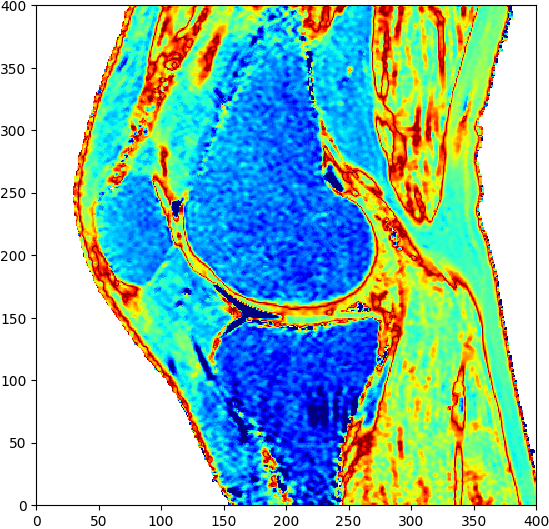

Write the Python code that produced this figure.
import numpy as np
from scipy.signal import medfilt2d
import pydicom
import os
import matplotlib.pyplot as plt
import matplotlib as matplot
import math
import time
from mpl_toolkits.axes_grid1 import Divider, Size
from mpl_toolkits.axes_grid1.mpl_axes import Axes
from matplotlib.colors import ListedColormap

jet = matplot.cm.get_cmap(name='jet')
jet_arr = jet(np.linspace(0, 1, 128))
jet_reverse = matplot.cm.get_cmap(name='jet_r')
jet_reverse_arr = jet_reverse(np.linspace(0, 1, 128))
jet_combined_arr = np.concatenate((jet_arr,jet_reverse_arr))
jet_combined = ListedColormap(jet_combined_arr)

tic = time.perf_counter()
pmFilelist=[]
TE=[]
imageFolder = "C:\\Users\\Feirron\\Downloads\\MAPAS\\Mapas T2 - Melhorias\\Processamento normal\\"
files = os.listdir(imageFolder)
files = [imageFolder + f for f in files]

for f in files:
    ds =pydicom.dcmread(f)
    pmFilelist.append(ds.pixel_array)
    TE.append(ds.EchoTime/1000)   

image = []
image_mean = []
ndados = len(pmFilelist)

for echo in pmFilelist:
    image_mean.append(medfilt2d(
        np.array(echo,dtype=np.float),
        kernel_size=3))

T2 = np.zeros((len(image_mean[0]),len(image_mean[0][0]))) #
T2 = np.reshape(T2,(
    len(image_mean[0])*len(image_mean[0][0]),1)) #
image_mean[0][image_mean[0]<30] = 0 #
analysis = [] #

for index,t in enumerate(TE): 
    analysis.append(np.reshape(image_mean[index],(
        len(image_mean[0])*len(image_mean[0][0]),1))) 

tempArr = analysis[0] # 

for aux in analysis[1:]: #
    tempArr = np.logical_and(tempArr,aux) 

indexes = [ind for ind, x in enumerate(tempArr) if x>0] 
sumTE = -sum(TE) # 
npTE = np.array(TE) #
prodTE = np.matmul(np.transpose(npTE),npTE) #

for index,indexValue in enumerate(indexes):
    finalAnalysis = np.empty((0,len(analysis[0][0])))  

    for i in range(len(pmFilelist)):
        finalAnalysis = np.append(finalAnalysis,analysis[i][indexValue])

    lstFinalAnalysis = np.array(list(map(np.log,finalAnalysis)))
    sumFinalAnalysis = sum(lstFinalAnalysis)
    sumFinalAnalysisTE = np.matmul(-np.transpose(npTE),lstFinalAnalysis)
    A = np.array([[ndados, sumTE],[sumTE, prodTE]])  
    B = np.array([[sumFinalAnalysis],[sumFinalAnalysisTE]])  
    invA =np.linalg.inv(A) 
    P = np.matmul(invA,B)
    T2[indexValue] = (P[1][0])

for i,t in enumerate(T2):
    T2[i] = math.inf if t[0] == 0 else 1000/t[0]

T2Star = np.reshape(T2,(400,400))
fig = plt.figure(figsize=(6, 6))
h = [Size.Fixed(1.0), Size.Fixed(5.)]
v = [Size.Fixed(1.0), Size.Fixed(5.)]
divider = Divider(fig, (0.0, 0.0, 1., 1.), h, v, aspect=False)
ax = Axes(fig, divider.get_position())
ax.set_axes_locator(divider.new_locator(nx=1, ny=1))
fig.add_axes(ax)
plt.pcolor(np.flip(T2Star,0), cmap=jet_combined, vmin=0, vmax=180)
toc = time.perf_counter()
print(f"Executed in {toc - tic:0.4f} seconds")



# toggle_selector.RS = RectangleSelector(ax, line_select_callback,
#                                        drawtype='box', useblit=True,
#                                        button=[1, 3],  # don't use middle button
#                                        minspanx=5, minspany=5,
#                                        spancoords='pixels',
#                                        interactive=True)

# plt.connect('key_press_event', toggle_selector)
plt.show()
